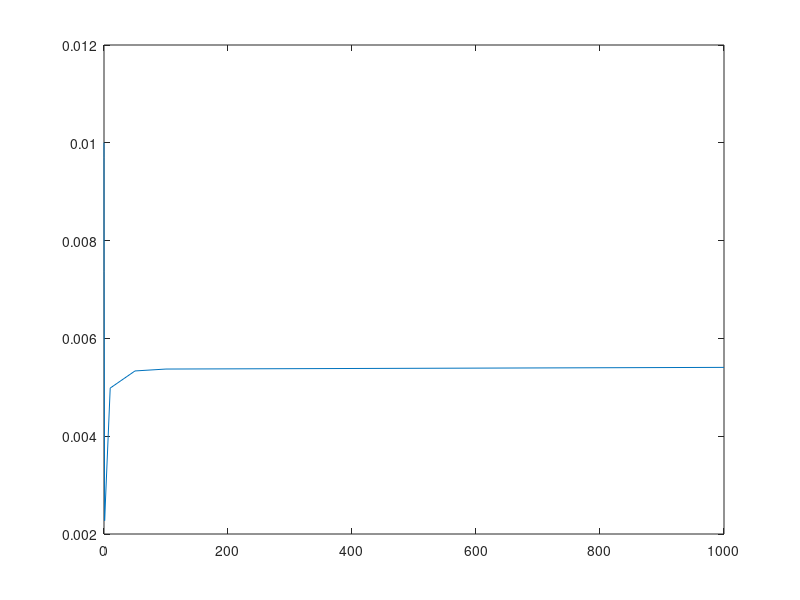

MATLAB code for this plot:
% for testing purposes, this is the correct answer
x_correct = [30;12;24];
% Generate test dataset
x_rel = [0;0;0];
for i=1:30
    x_rel = [x_rel;1;0.4;0.8];
end

x_rel = x_rel + 0.01*randn(size(x_rel));

x_g = [0;0;0;10;4;8;20;8;16;30;12;24];
x_g = x_g+0.05*randn(12,1);
x_gps = zeros(size(x_rel));
for i =31:30:size(x_rel,1)
    x_gps(i,1) = x_g((i-1)/10+1);
    x_gps(i+1,1) = x_g((i-1)/10+2);
    x_gps(i+2,1) = x_g((i-1)/10+3);
end


%set dummy parameters
s = 1;

ratio = 10;
lambda = [1e-5,1e-4,1e-3,0.01,0.1,1,10,50,100,1000];

%% ----------Function begins----------

A2 = zeros(size(x_rel,1),size(x_rel,1));
A2(1,1)=1;
A2(2,2)=1;
A2(3,3)=1;
for i=4:size(x_rel,1)
    A2(i,i)=1;
    A2(i,i-3)=-1;
end

A1 = zeros(size(x_rel,1),size(x_rel,1));
A1(1,1)=1;
A1(2,2)=1;
A1(3,3)=1;
for i=31:30:size(x_rel,1)
    if(i+1<size(x_rel,1))
        A1(i,i)=1;
        A1(i+1,i+1)=1;
        A1(i+2,i+2)=1;
    end
end


for i =1:size(lambda,2)
    A = A1+lambda(i)*A2;

    b = x_gps + lambda(i)*s*x_rel;

    x_optimal = A\b;
    error(i) = sum((x_optimal(end-2:end)-x_correct).^2);
end


figure(1)
plot(lambda,error);